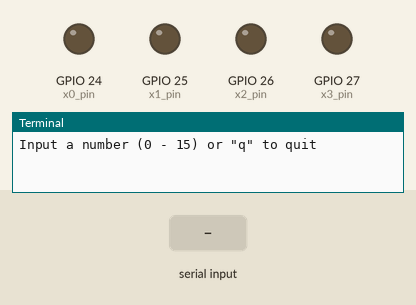
Simulated run of this program. Board: Raspberry Pi (BCM pin numbers). Parts: output pins drawn as LEDs (lit = HIGH), the last lines printed to the terminal. The test bench sets the inputs (shaded band).

Above: at 5.2 s.
5.3 s: "5" typed at the terminal, then Enter
At 6.3 s:
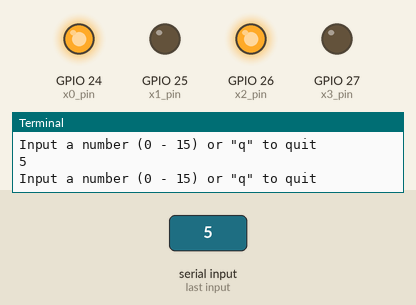
6.8 s: "1" typed at the terminal, then Enter
At 7.4 s:
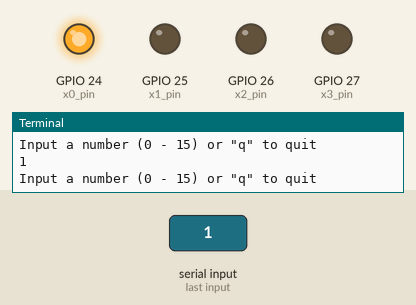
Timing chart, 0 to 9.8 s (numbered marks = the images above; inputs shaded):
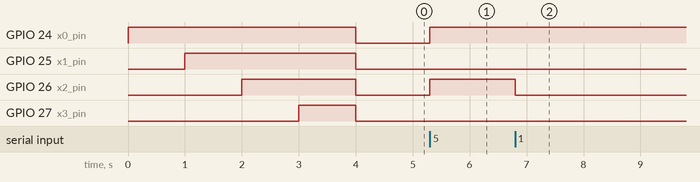

The program:

7seg_test.py
```python
import RPi.GPIO as GPIO
import time

def toggleValue(v):
    if(v == GPIO.LOW):
        return GPIO.HIGH
    elif(v == GPIO.HIGH):
        return GPIO.LOW
    else:
        return v

def setPinsToNumber(num):
    if(num < 16 and num >= 0):
        x0_value = num & 1
        x1_value = num & 2
        x2_value = num & 4
        x3_value = num & 8
        GPIO.output(x0_pin, x0_value)
        GPIO.output(x1_pin, x1_value)
        GPIO.output(x2_pin, x2_value)
        GPIO.output(x3_pin, x3_value)

#using broadcom mode for gpio numbering
GPIO.setmode(GPIO.BCM)

x0_pin = 24 #blue
x1_pin = 25 #green
x2_pin = 26 #yellow
x3_pin = 27 #orange
x0_value = GPIO.LOW
x1_value = GPIO.LOW
x2_value = GPIO.LOW
x3_value = GPIO.LOW

#set up pins
GPIO.setup(x0_pin, GPIO.OUT)
GPIO.setup(x1_pin, GPIO.OUT)
GPIO.setup(x2_pin, GPIO.OUT)
GPIO.setup(x3_pin, GPIO.OUT)
#set initial states
GPIO.output(x0_pin, x0_value)
GPIO.output(x1_pin, x1_value)
GPIO.output(x2_pin, x2_value)
GPIO.output(x3_pin, x3_value)

x0_value = GPIO.HIGH
GPIO.output(x0_pin, x0_value)
time.sleep(1)

x1_value = GPIO.HIGH
GPIO.output(x1_pin, x1_value)
time.sleep(1)

x2_value = GPIO.HIGH
GPIO.output(x2_pin, x2_value)
time.sleep(1)

x3_value = GPIO.HIGH
GPIO.output(x3_pin, x3_value)
time.sleep(1)

setPinsToNumber(0)

var = 0
while(True):
    var = input("Input a number (0 - 15) or \"q\" to quit")
    if(var == 'q'):
        break
    setPinsToNumber(int(var))

GPIO.cleanup()
```

Measured:
- after the input at 5.3 s, GPIO 24 (x0_pin), GPIO 26 (x2_pin): LOW → HIGH at once
- after the input at 6.8 s, GPIO 26 (x2_pin): HIGH → LOW at once
